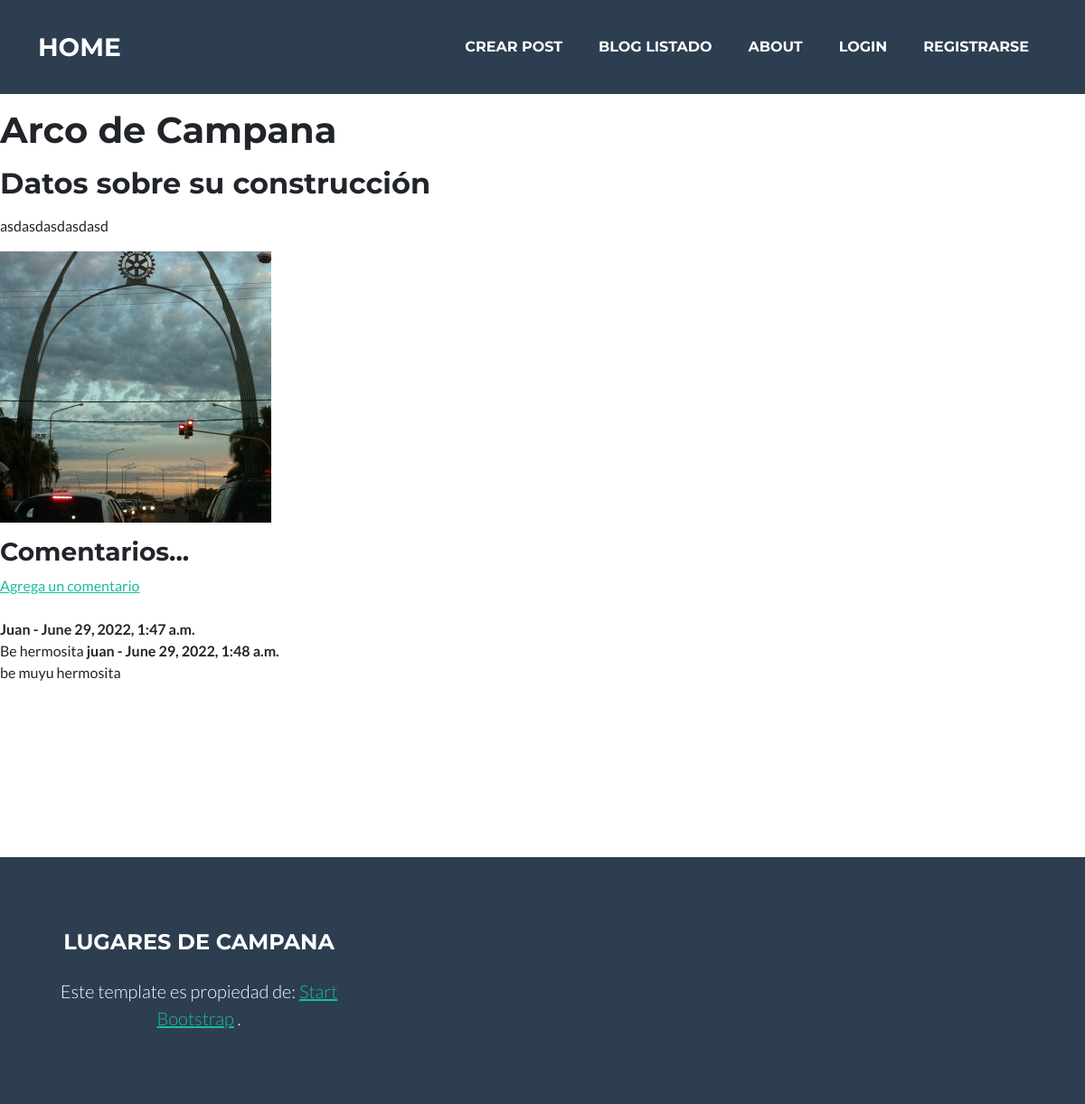
Screenshot of /crearpost/1 with the database file from the repository.
### blog/models.py (models this page shows, shortened)
class Post (models.Model):
    titulo= models.CharField(max_length=40)
    subtitulo = models.CharField(max_length=40)
    cuerpo = RichTextField(null=True)
    fecha_creacion = models.DateTimeField(default=timezone.now)
    imagen = models.ImageField(upload_to= 'blogimagen',null=True)

class Comment(models.Model):
    post = models.ForeignKey('blog.Post', on_delete=models.CASCADE, related_name='comments')
    author = models.CharField(max_length=200)
    text = models.TextField()
    created_date = models.DateTimeField(default=timezone.now)
    approved_comment = models.BooleanField(default=False)

### blog/views.py (the view)
# urls.py: path('crearpost/<int:pk>',views.PostDetailView.as_view(), name= 'postdetail'),
class PostDetailView(DetailView):
    model = Post
    template_name = 'blog/postdetalles.html'

### blog/templates/blog/postdetalles.html
{% extends 'blog/index.html' %}
{%block cuerpo%}
<p>
<p>
<p>
<h1>
    {{object.titulo}}
</h1>
<p>
<h2>
    {{object.subtitulo}}
</h2>
<p>
    {{object.cuerpo | safe }}
<p>
    <img src="{{object.imagen.url}}" alt="imagen de perfil" width= "300" height= "300">
<h3>Comentarios...</h3>
{% if not.post.comments.all %}
    Aún no hay comentarios... <a href="#">
        Agrega uno!</a>
{% else %}
<a href="{% url 'add_comment' post.pk %} ">Agrega un comentario</a>
<br><br>
    {% for comment in post.comments.all %}
    <strong>
        {{ comment.author }} -
        {{ comment.created_date }}
    </strong>
    <br>
    {{ comment.text }}
    {% endfor %}
{% endif %}
{%endblock cuerpo%}

### rows the page displays
Post: titulo "Arco de Campana", subtitulo "Datos sobre su construcción", cuerpo "asdasdasdasdasd", imagen (picture)
Comment: author "Juan", created_date "June 29, 2022, 1:47 a.m.", text "Be hermosita"
Comment: author "juan", created_date "June 29, 2022, 1:48 a.m.", text "be muyu hermosita"
